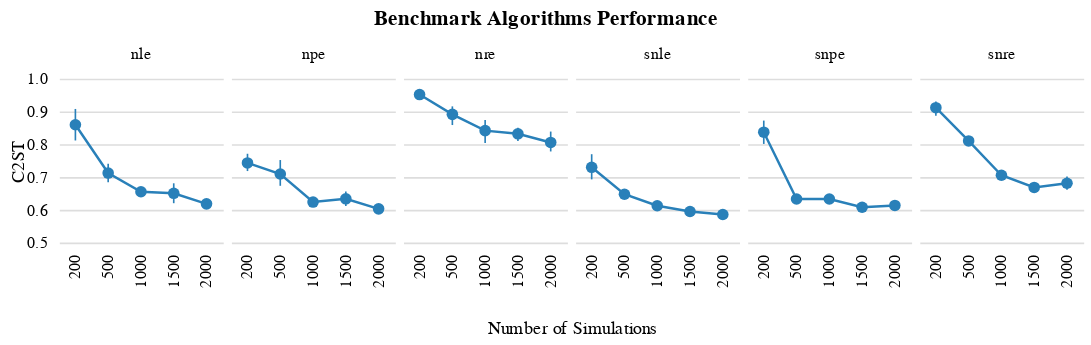

Notebook cell for this chart:
### Code cell
chart

### Figure 1 — Vega-Lite specification as saved in the notebook (floating-point values rounded to 4 significant figures; data arrays with more than 128 entries replaced by an {"elided": "..."} marker saying what was removed)
{"config": {"view": {"strokeWidth": 0, "continuousHeight": 100, "discreteHeight": 100, "continuousWidth": 100, "discreteWidth": 100}, "axis": {"labelFontWeight": "normal", "titleFontWeight": "normal", "grid": false}, "header": {"labelFontWeight": "normal", "titleFontWeight": "normal", "labelOrient": "top", "titleOrient": "bottom"}, "legend": {"labelFontWeight": "normal", "titleFontWeight": "normal"}, "axisX": {"grid": false, "labelAngle": 270, "domain": false, "domainWidth": 0, "ticks": true, "tickWidth": 0, "minExtent": 0}, "axisY": {"domain": false, "domainWidth": 0, "ticks": true, "tickWidth": 0, "grid": true, "titlePadding": 0, "tickCount": 6.0}, "line": {"size": 1.5}, "point": {"size": 50}, "title": {"anchor": "middle", "dx": 0, "offset": 10, "orient": "top"}}, "data": {"name": "data-bc91c3680efaf476c7e493bdb7402823"}, "facet": {"column": {"field": "algorithm", "header": {"labels": true}, "sort": null, "title": "Number of Simulations", "type": "nominal"}}, "spec": {"layer": [{"mark": "line", "encoding": {"color": {"field": "algorithm", "legend": null, "scale": {"domain": [" snpe", " npe", " snre", " nre", " snle", " nle"], "range": ["#2980B9", "#2980B9", "#2980B9", "#2980B9", "#2980B9", "#2980B9"]}, "type": "nominal"}, "x": {"field": "num_simulations", "title": "", "type": "ordinal"}, "y": {"aggregate": "mean", "axis": {"title": "C2ST"}, "field": "C2ST", "scale": {"domain": [0.5, 1.0], "zero": false}, "type": "quantitative"}}}, {"mark": {"type": "point", "filled": true}, "encoding": {"color": {"field": "algorithm", "legend": null, "scale": {"domain": [" snpe", " npe", " snre", " nre", " snle", " nle"], "range": ["#2980B9", "#2980B9", "#2980B9", "#2980B9", "#2980B9", "#2980B9"]}, "type": "nominal"}, "x": {"field": "num_simulations", "title": "", "type": "ordinal"}, "y": {"aggregate": "mean", "axis": {"title": "C2ST"}, "field": "C2ST", "scale": {"domain": [0.5, 1.0], "zero": false}, "type": "quantitative"}}}, {"mark": {"type": "errorbar", "extent": "ci"}, "encoding": {"color": {"field": "algorithm", "legend": null, "scale": {"domain": [" snpe", " npe", " snre", " nre", " snle", " nle"], "range": ["#2980B9", "#2980B9", "#2980B9", "#2980B9", "#2980B9", "#2980B9"]}, "type": "nominal"}, "x": {"field": "num_simulations", "title": "", "type": "ordinal"}, "y": {"axis": {"title": "C2ST"}, "field": "C2ST", "scale": {"domain": [0.5, 1.0], "zero": false}, "type": "quantitative"}}}]}, "resolve": {"scale": {"x": "independent"}}, "spacing": 5, "title": {"text": ["Benchmark Algorithms Performance"]}, "$schema": "https://vega.github.io/schema/vega-lite/v4.17.0.json", "datasets": {"data-bc91c3680efaf476c7e493bdb7402823": {"elided": "150 records"}}}
